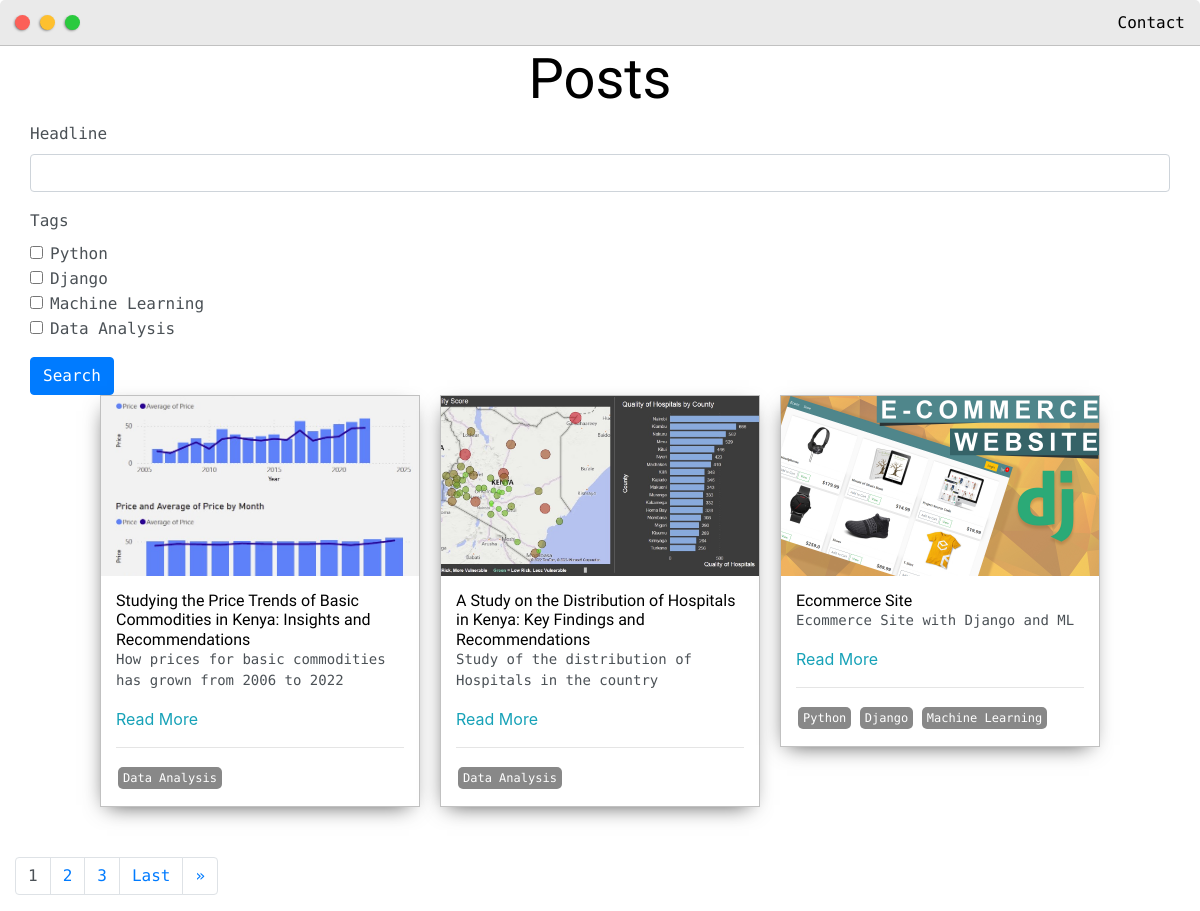
/posts/, run on the app's committed database.
### core/models.py (models this page shows, shortened)
class Post(models.Model):
    headline=models.CharField(max_length=200)
    sub_headline=models.CharField(max_length=200,null=True, blank=True)
    thumbnail = models.ImageField(null=True,blank=True,upload_to="images/",default="placeholder.png")
    body = RichTextUploadingField(null=True, blank=True)
    created = models.DateTimeField(auto_now_add=True)
    active = models.BooleanField(default=False)
    featured = models.BooleanField(default=False)
    tags = models.ManyToManyField(Tag,null=True)
    slug = models.SlugField(null=True, blank=True)
    modified_date = models.DateTimeField(auto_now=True)
    class Meta:
        ordering = ['-modified_date']

class Tag(models.Model):
    name = models.CharField(max_length=200)
    def __str__(self):
        return self.name

### core/views.py (the view)
# urls.py: path('posts/', views.posts, name='posts'),
def posts(request):
    posts = Post.objects.filter(active=True)
    myFilter = PostFilter(request.GET, queryset=posts)
    posts = myFilter.qs
    page = request.GET.get('page')
    paginator = Paginator(posts,3)
    try:
        posts=paginator.page(page)
    except PageNotAnInteger:
        posts = paginator.page(1)
    except EmptyPage:
        posts = paginator.page(paginator.num_page)
    context = {'posts':posts, 'myFilter':myFilter}
    return render(request,'core/posts.html',context)

### core/templates/core/posts.html (shortened to what this page needs)
{% extends 'core/main.html' %}
{% load static %}
{% load crispy_forms_tags %}
{% block content %}
<div class="main-container">
    <h1 align="center">Posts</h1>
    <form id='searchForm' method="GET">
        {{myFilter.form|crispy}}
        <input class="btn btn-primary" type="submit" value="Search">
    </form>
    <div class="post-wrapper">
        {% for post in posts %}
        <div>
            <div class="post">
                <img class="thumbnail" src="{{post.thumbnail.url}}">
                <div class="post-preview">
                    <h6 class="post-title">{{post.headline}}</h6>
                    <p class="post-intro">{{post.sub_headline}}</p>
                    <a href="{% url 'post' post.slug %}">Read More</a>
                    <hr>
                    {% for tag in post.tags.all%}
                       <span class="tag">{{tag}}</span>
                    {% endfor %}
                </div>
            </div>
        </div>
        {% empty %}
        <h3>No posts found ...</h3>
        {% endfor %}
    </div>
    <div class="row">
        {% if posts.has_other_pages %}
        <ul class="pagination">
            {% for i in posts.paginator.page_range %}
                {% if posts.number == i %}
                <li class="page-item"><a class="active page-link">{{i}}</a></li>
                {% else %}
                <li class="page-item"><a href="?page={{i}}" class="page-link">{{i}}</a></li>
                {% endif %}
            {% endfor %}
            {% if posts.has_next %}
					<li class="page-item"><a data-page="{{posts.paginator.num_pages}}" href="?page={{posts.paginator.num_pages}}" class="page-link">Last</a></li>
					<li class="page-item"><a data-page="{{posts.next_page_number}}" href="?page={{posts.next_page_number}}" class="page-link">&raquo</a></li>
			{% endif %}
        </ul>
        {% endif %}
    </div>
</div>
{% endblock content %}

### data on the page
Post: thumbnail (picture), headline "Studying the Price Trends of Basic Commodities in Kenya: Insights and Recommendations", sub_headline "How prices for basic commodities has grown from 2006 to 2022"
Tag: name "Data Analysis"
Post: thumbnail (picture), headline "A Study on the Distribution of Hospitals in Kenya: Key Findings and Recommendations", sub_headline "Study of the distribution of Hospitals in the country"
Post: thumbnail (picture), headline "Ecommerce Site", sub_headline "Ecommerce Site with Django and ML"
Tag: name "Python"
Tag: name "Django"
Tag: name "Machine Learning"

### other printed values
{{ i }} "1"
{{ i }} "2" "3"
